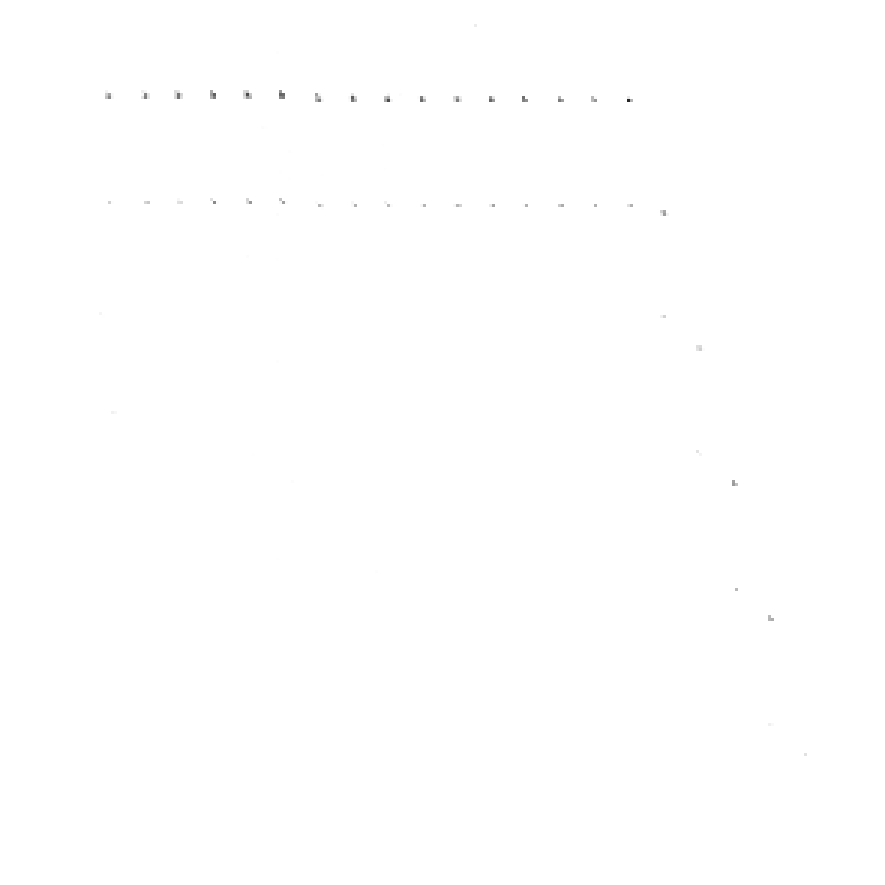
#> input picture app/evidence/head_fire/fine_test_feed_crop.png, 885 x 885 px
$ python mark_scan.py --image ../evidence/head_fire/fine_test_feed_crop.png
#> lines starting #> are read from the running program, lines starting #| are printed output that depends on the picture; after the words box and inside, x2 and y2 are one past the last pixel; in counts of white or black regions, pixels touching at a corner belong together
#!/usr/bin/env python3
"""Scan a printed sheet back through the open app and locate the ink marks.

  mark_scan.py --out scans/marks1               # scan the glass (75 dpi grey via eSCL), detect marks
  mark_scan.py --image scans/marks1.jpg          # detect marks in an existing scan or photo
  mark_scan.py --out scans/marks2 --reference scans/marks1.json   # also report the shift versus a previous scan

Print-then-scan loop for head debugging, in the spirit of the stock head
alignment: fire or print something, eject, put the sheet face down on the
glass against the corner mark, run this. It drives escl_usb.py for the scan,
thresholds dark pixels against the local background, labels connected blobs
and reports each mark's centre, size and bounding box in millimetres from the
glass corner (75 dpi: 0.3387 mm per pixel), plus an annotated PNG and a JSON
report. With --reference it pairs the marks with those of an earlier report
and prints the offsets, which is the alignment measurement. Uncalibrated
scanner: positions are relative to the glass corner, good to a millimetre.
"""
import argparse, json, subprocess, sys
from pathlib import Path
import numpy as np
from PIL import Image, ImageDraw
from scipy import ndimage

TOOLS = Path(__file__).resolve().parent
MM_PER_PX = {75: 25.4 / 75, 150: 25.4 / 150, 300: 25.4 / 300}


# [14 lines left out: function scan, not called in this run]


def detect(image_path, resolution, min_area_mm2=0.3, darkness=0.55, border_mm=3.0, paper_level=110.0, max_extent_mm=30.0):
    img = np.asarray(Image.open(image_path).convert('L'), dtype=np.float32)
    h, w = img.shape
    mm = MM_PER_PX.get(resolution, 25.4 / resolution)
    # Local background: a wide median filter approximates the paper white, so shading
    # and lamp fall-off do not count as marks.
    background = ndimage.median_filter(img, size=(1, 65))
    background = np.maximum(background, 1.0)
    # A mark is a dark pixel on bright paper; with no sheet on the glass the
    # scan is dark everywhere and nothing qualifies.
    paper = background > paper_level
    dark = (img < darkness * background) & paper
    b = int(round(border_mm / mm))
    dark[:b, :] = dark[-b:, :] = False; dark[:, :b] = dark[:, -b:] = False   # glass edge shadows
    labels, n = ndimage.label(dark)
    marks = []
    min_px = max(1, int(round(min_area_mm2 / (mm * mm))))
    for i, sl in enumerate(ndimage.find_objects(labels), 1):
        blob = labels[sl] == i
        area = int(blob.sum())
        if area < min_px: continue
        ys, xs = np.nonzero(blob)
        cy, cx = ys.mean() + sl[0].start, xs.mean() + sl[1].start
        y0, y1, x0, x1 = sl[0].start, sl[0].stop, sl[1].start, sl[1].stop
        if (y1 - y0) * mm > max_extent_mm or (x1 - x0) * mm > max_extent_mm: continue   # sheet edge / shadow strips
        if min(y1 - y0, x1 - x0) < 2: continue                                            # one-pixel lines: sheet edges
        marks.append(dict(x_mm=round(cx * mm, 2), y_mm=round(cy * mm, 2), w_mm=round((x1 - x0) * mm, 2),
                          h_mm=round((y1 - y0) * mm, 2), area_mm2=round(area * mm * mm, 2),
                          bbox_px=[int(x0), int(y0), int(x1), int(y1)],
                          mean_darkness=round(float(1 - (img[sl][blob] / background[sl][blob]).mean()), 3)))
    marks.sort(key=lambda m: (m['y_mm'], m['x_mm']))
    return img, marks, mm, float(paper.mean())


def annotate(img, marks, mm, out_png):
    im = Image.fromarray(np.clip(img, 0, 255).astype(np.uint8)).convert('RGB')
    d = ImageDraw.Draw(im)
    for k, m in enumerate(marks):
        x0, y0, x1, y1 = m['bbox_px']
        d.rectangle([x0 - 4, y0 - 4, x1 + 4, y1 + 4], outline=(255, 0, 0), width=2)
        d.text((x1 + 6, y0 - 4), f"{k}: {m['x_mm']},{m['y_mm']}mm", fill=(255, 0, 0))
    im.save(out_png)


# [7 lines left out: function pair, not called in this run]


def main():
    p = argparse.ArgumentParser(description=__doc__, formatter_class=argparse.RawDescriptionHelpFormatter)
    p.add_argument('--out', type=Path, help='output prefix; scans the glass unless --image is given')
    p.add_argument('--image', type=Path, help='analyse this image instead of scanning')
    p.add_argument('--resolution', type=int, default=75, help='scan dpi (also the dpi assumed for --image)')
    p.add_argument('--darkness', type=float, default=0.55, help='pixel counts as ink below this fraction of the local background')
    p.add_argument('--min-area', type=float, default=0.3, help='smallest mark to report, mm^2')
    p.add_argument('--reference', type=Path, help='earlier report JSON to compare against')
    p.add_argument('--paper-level', type=float, default=110.0, help='local background must exceed this grey level (0..255) to count as paper')
    args = p.parse_args()
    if not args.image and not args.out: p.error('--out or --image required')
    image = args.image or scan(args.out, args.resolution)
    img, marks, mm, paper_fraction = detect(image, args.resolution, args.min_area, args.darkness, paper_level=args.paper_level)
#> in detect, `background = ndimage.median_filter(img, size=(1, 65))`: background: shape (885, 885) float32; every value is 255
#> in detect, `paper = background > paper_level`: paper: shape (885, 885) bool; every value is 1
#> in detect, `dark = (img < darkness * background) & paper`:
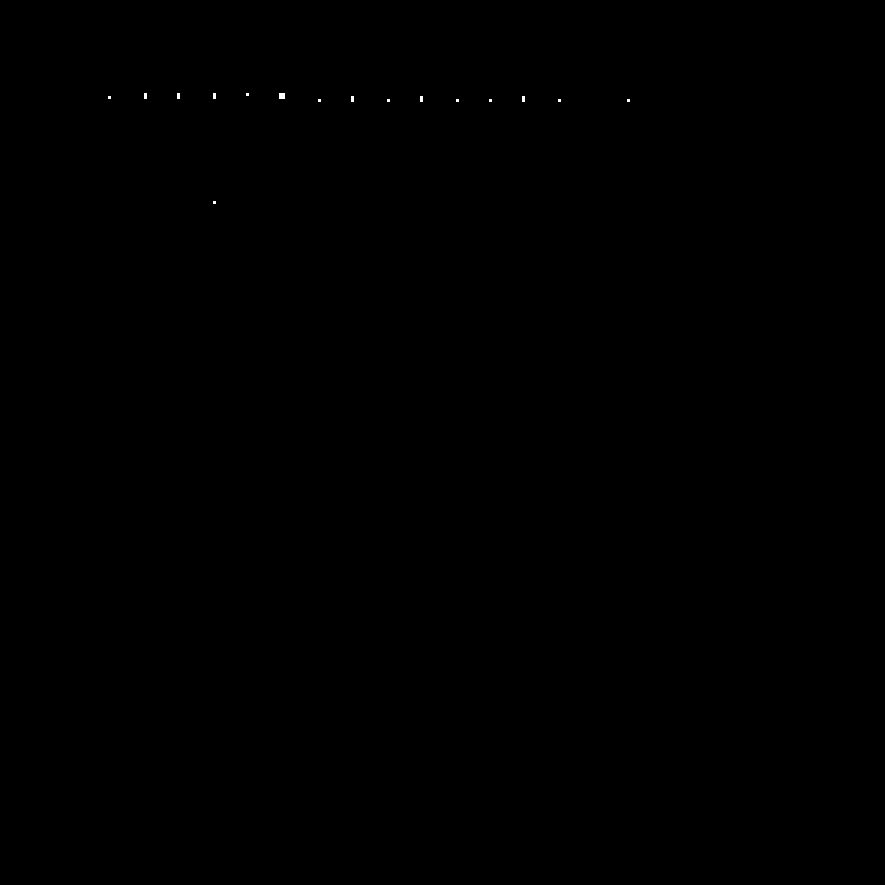
#> dark: shape (885, 885) bool; 0.03% white; 16 white regions (15 under 20 px), largest, box (x1, y1, x2, y2) and area: (279, 93, 285, 99) 36
#> in detect, `labels, n = ndimage.label(dark)`: labels: shape (885, 885) int32; 17 distinct labels, from 0 to 16
#> in detect, `labels, n = ndimage.label(dark)`: n = 16
#> the loop in detect, `for i, sl in enumerate(ndimage.find_objects(labels), 1):` made 16 passes
#> (area, cy, cx, y0, y1, x0, x1) on pass 5: (36, 95.5, 281.5, 93, 99, 279, 285)
#> after the loop in detect, `for i, sl in enumerate(ndimage.find_objects(labels), 1):`: marks = 16 items
#> marks = 16 items; mm = 0.339; paper_fraction = 1
    prefix = args.out or image.with_suffix('')
    annotate(img, marks, mm, prefix.with_name(prefix.name + '-marks.png'))
#> the loop in annotate, `for k, m in enumerate(marks):` made 16 passes
#> (x0, y0, x1, y1) on passes 1 to 12: (246, 93, 249, 96), (144, 93, 147, 99), (177, 93, 180, 99), (213, 93, 216, 99), (279, 93, 285, 99), (108, 96, 111, 99), (351, 96, 354, 102), (420, 96, 423, 102), (522, 96, 525, 102), (318, 99, 321, 102), (387, 99, 390, 102), (456, 99, 459, 102)
#> in annotate, `im.save(out_png)`:
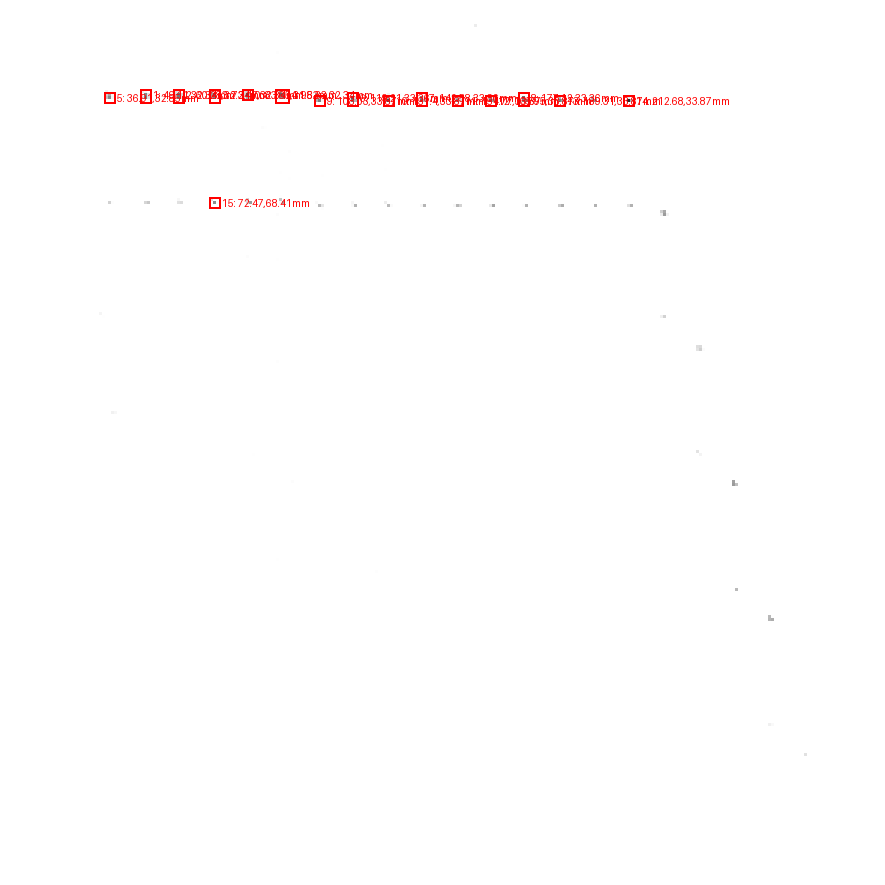
#> saved as fine_test_feed_crop-marks.png: PIL image 885x885 RGB; mean R, G, B 254.9, 253.7, 253.7
    report = dict(image=str(image), resolution=args.resolution, mm_per_px=mm, image_mm=[round(img.shape[1] * mm, 1), round(img.shape[0] * mm, 1)],
                  paper_fraction=round(paper_fraction, 3), marks=marks)
#> report = 6 items
    if args.reference:
        ref = json.loads(args.reference.read_text())['marks']
        report['versus_reference'] = pair(marks, ref)
    prefix.with_suffix('.json').write_text(json.dumps(report, indent=2) + '\n')
    print(f"{len(marks)} mark(s) in {report['image_mm'][0]} x {report['image_mm'][1]} mm; paper covers {paper_fraction:.0%} of the scan")
#| 16 mark(s) in 299.7 x 299.7 mm; paper covers 100% of the scan
    if paper_fraction < 0.2: print('  little or no paper detected: is the sheet on the glass, face down?')
    for k, m in enumerate(marks):
        print(f"  {k}: centre x={m['x_mm']} y={m['y_mm']} mm  size {m['w_mm']} x {m['h_mm']} mm  area {m['area_mm2']} mm2  darkness {m['mean_darkness']}")
#> this loop made 16 passes
#|   0: centre x=83.65 y=31.83 mm  size 1.02 x 1.02 mm  area 1.03 mm2  darkness 0.702
#|   1: centre x=49.11 y=32.34 mm  size 1.02 x 2.03 mm  area 2.06 mm2  darkness 0.49
#|   2: centre x=60.28 y=32.34 mm  size 1.02 x 2.03 mm  area 2.06 mm2  darkness 0.547
#|   3: centre x=72.47 y=32.34 mm  size 1.02 x 2.03 mm  area 2.06 mm2  darkness 0.567
#|   4: centre x=95.33 y=32.34 mm  size 2.03 x 2.03 mm  area 4.13 mm2  darkness 0.534
#|   5: centre x=36.91 y=32.85 mm  size 1.02 x 1.02 mm  area 1.03 mm2  darkness 0.467
#|   6: centre x=119.21 y=33.36 mm  size 1.02 x 2.03 mm  area 2.06 mm2  darkness 0.582
#|   7: centre x=142.58 y=33.36 mm  size 1.02 x 2.03 mm  area 2.06 mm2  darkness 0.535
#> (further printed lines are left out)
    for v in report.get('versus_reference', []):
        print(f"  shift vs reference: dx={v['dx_mm']} dy={v['dy_mm']} mm")
#> this loop made 0 passes
    print('annotated:', prefix.with_name(prefix.name + '-marks.png'), ' report:', prefix.with_suffix('.json'))


if __name__ == '__main__':
    main()
